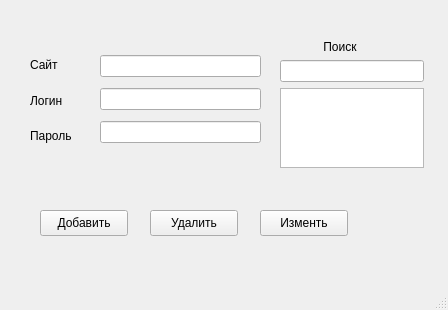
<?xml version="1.0" encoding="UTF-8"?>
<ui version="4.0">
 <class>MainWindow</class>
 <widget class="QMainWindow" name="MainWindow">
  <property name="geometry">
   <rect>
    <x>0</x>
    <y>0</y>
    <width>448</width>
    <height>310</height>
   </rect>
  </property>
  <property name="windowTitle">
   <string>MainWindow</string>
  </property>
  <widget class="QWidget" name="centralwidget">
   <widget class="QPushButton" name="addButton">
    <property name="geometry">
     <rect>
      <x>40</x>
      <y>210</y>
      <width>88</width>
      <height>26</height>
     </rect>
    </property>
    <property name="text">
     <string>Добавить</string>
    </property>
   </widget>
   <widget class="QPushButton" name="removeButton">
    <property name="geometry">
     <rect>
      <x>150</x>
      <y>210</y>
      <width>88</width>
      <height>26</height>
     </rect>
    </property>
    <property name="text">
     <string>Удалить</string>
    </property>
   </widget>
   <widget class="QPushButton" name="editButton">
    <property name="geometry">
     <rect>
      <x>260</x>
      <y>210</y>
      <width>88</width>
      <height>26</height>
     </rect>
    </property>
    <property name="text">
     <string>Изменть</string>
    </property>
   </widget>
   <widget class="QWidget" name="">
    <property name="geometry">
     <rect>
      <x>30</x>
      <y>50</y>
      <width>68</width>
      <height>101</height>
     </rect>
    </property>
    <layout class="QVBoxLayout" name="verticalLayout">
     <item>
      <widget class="QLabel" name="label">
       <property name="text">
        <string>Сайт</string>
       </property>
      </widget>
     </item>
     <item>
      <widget class="QLabel" name="label_2">
       <property name="text">
        <string>Логин</string>
       </property>
      </widget>
     </item>
     <item>
      <widget class="QLabel" name="label_3">
       <property name="text">
        <string>Пароль</string>
       </property>
      </widget>
     </item>
    </layout>
   </widget>
   <widget class="QWidget" name="">
    <property name="geometry">
     <rect>
      <x>100</x>
      <y>50</y>
      <width>161</width>
      <height>101</height>
     </rect>
    </property>
    <layout class="QVBoxLayout" name="verticalLayout_2">
     <item>
      <widget class="QLineEdit" name="siteNameEdit"/>
     </item>
     <item>
      <widget class="QLineEdit" name="loginEdit"/>
     </item>
     <item>
      <widget class="QLineEdit" name="passwordEdit">
       <property name="echoMode">
        <enum>QLineEdit::EchoMode::PasswordEchoOnEdit</enum>
       </property>
      </widget>
     </item>
    </layout>
   </widget>
   <widget class="QWidget" name="">
    <property name="geometry">
     <rect>
      <x>280</x>
      <y>40</y>
      <width>144</width>
      <height>128</height>
     </rect>
    </property>
    <layout class="QVBoxLayout" name="verticalLayout_3">
     <item>
      <widget class="QLabel" name="label_4">
       <property name="text">
        <string>             Поиск</string>
       </property>
      </widget>
     </item>
     <item>
      <widget class="QLineEdit" name="searchField"/>
     </item>
     <item>
      <widget class="QListWidget" name="listWidget"/>
     </item>
    </layout>
   </widget>
  </widget>
  <widget class="QMenuBar" name="menubar">
   <property name="geometry">
    <rect>
     <x>0</x>
     <y>0</y>
     <width>448</width>
     <height>23</height>
    </rect>
   </property>
  </widget>
  <widget class="QStatusBar" name="statusbar"/>
 </widget>
 <resources/>
 <connections>
  <connection>
   <sender>removeButton</sender>
   <signal>clicked()</signal>
   <receiver>MainWindow</receiver>
   <slot>on_removeButton_clicked()</slot>
   <hints>
    <hint type="sourcelabel">
     <x>205</x>
     <y>247</y>
    </hint>
    <hint type="destinationlabel">
     <x>215</x>
     <y>284</y>
    </hint>
   </hints>
  </connection>
  <connection>
   <sender>addButton</sender>
   <signal>clicked()</signal>
   <receiver>MainWindow</receiver>
   <slot>on_addButton_clicked()</slot>
   <hints>
    <hint type="sourcelabel">
     <x>111</x>
     <y>249</y>
    </hint>
    <hint type="destinationlabel">
     <x>134</x>
     <y>275</y>
    </hint>
   </hints>
  </connection>
  <connection>
   <sender>editButton</sender>
   <signal>clicked()</signal>
   <receiver>MainWindow</receiver>
   <slot>on_editButton_clicked()</slot>
   <hints>
    <hint type="sourcelabel">
     <x>311</x>
     <y>244</y>
    </hint>
    <hint type="destinationlabel">
     <x>385</x>
     <y>235</y>
    </hint>
   </hints>
  </connection>
  <connection>
   <sender>searchField</sender>
   <signal>textChanged(QString)</signal>
   <receiver>MainWindow</receiver>
   <slot>on_searchField_textChanged()</slot>
   <hints>
    <hint type="sourcelabel">
     <x>352</x>
     <y>94</y>
    </hint>
    <hint type="destinationlabel">
     <x>415</x>
     <y>47</y>
    </hint>
   </hints>
  </connection>
 </connections>
 <slots>
  <slot>on_removeButton_clicked()</slot>
  <slot>on_addButton_clicked()</slot>
  <slot>on_editButton_clicked()</slot>
  <slot>on_searchField_textChanged()</slot>
 </slots>
</ui>
